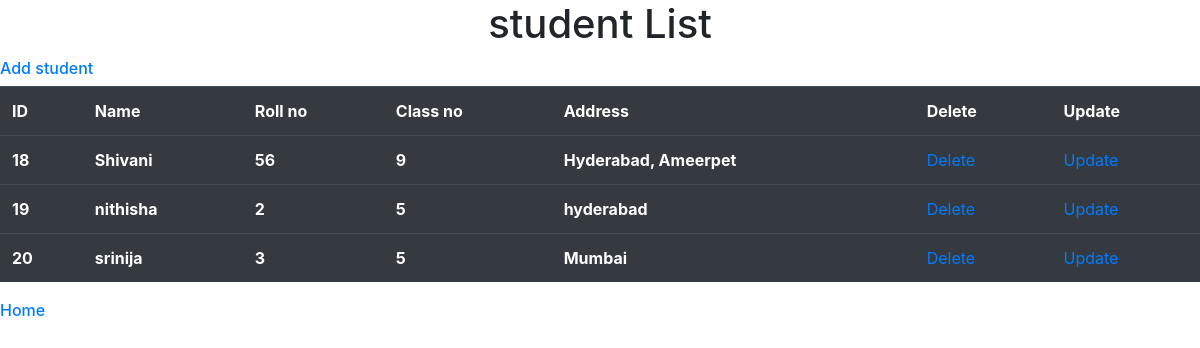
Screenshot of /student_list with the database file from the repository.
### demoapp/models.py (models this page shows, shortened)
class Student(models.Model):
    name = models.CharField(max_length=30)
    Roll_no = models.IntegerField()
    class_no = models.IntegerField()
    Address = models.CharField(max_length=30)

### demoapp/views.py (the view)
# urls.py: path('student_list', views.student_list, name='student_list'),
def student_list(request):
    student_list = Student.objects.all()
    d = {'student_list': student_list}
    return render(request,'index.html',d)

### templates/index.html (shortened to what this page needs)
{% load static %}
<!DOCTYPE html>
<html lang="en">
<head>
    <link rel="stylesheet" href="{% static 'css/bootstrap.min.css' %}">
</head>
<body>
    {% block content %}
    <center><h1>student List</h1></center>
    <a href="{% url 'add_student' %}" type="button"><h6>Add student</h6></a>
        <div class="maindiv">
        <table class="table table-dark">
            <tr>
                <th>ID</th>
                <th>Name</th>
                <th>Roll no</th>
                <th>Class no</th>
                <th>Address</th>
                <th>Delete</th>
                <th>Update</th>
            </tr>
            {% for i in student_list %}
            <tr>
                <th>{{i.id}}</th>
                <th>{{i.name}}</th>
                <th>{{i.Roll_no}}</th>
                <th>{{i.class_no}}</th>
                <th>{{i.Address}}</th>
                <td class=""><a href="{% url 'delete_student' id=i.id %}" class="">Delete</a></td>
                <td class=""><a href="{% url 'update_student' id=i.id %}" class="">Update</a></td>
            </tr>
            {% endfor %}
        </table>
        </div>
        <a href="{% url 'home' %}" type="button"><h6>Home</h6></a>
    {% endblock %}
</body>
</html>

### rows the page displays
Student: id "18", name "Shivani", Roll_no "56", class_no "9", Address "Hyderabad, Ameerpet"
Student: id "19", name "nithisha", Roll_no "2", class_no "5", Address "hyderabad"
Student: id "20", name "srinija", Roll_no "3", class_no "5", Address "Mumbai"
